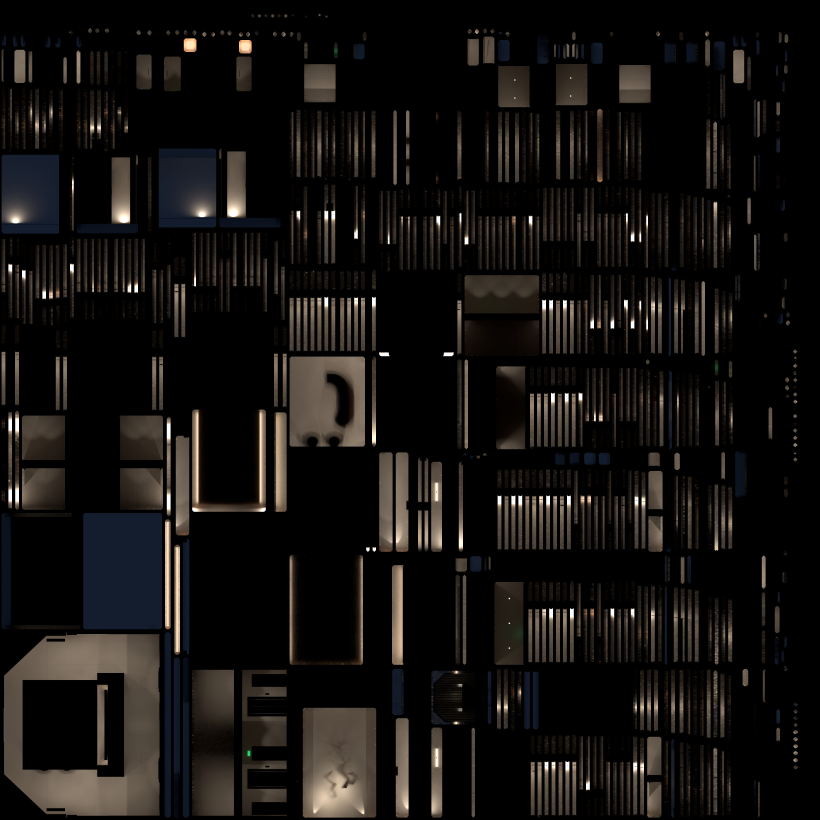
#> input picture assets/hall-lightmap.jpg, 4096 x 4096 px, given in place of hall-lightmap.png, which was not available (shown at 1/5 size)
$ python pack_images.py ../../assets/hall-lightmap-exterior-mobile.jpg ../../assets/hall-lightmap-exterior.jpg
#> lines starting #> are read from the running program, lines starting #| are printed output that depends on the picture
"""Image side of tools/hall/package.mjs: lightmaps → JPEG, reflection probe → small HDR,
GLB textures → phone-sized data URIs (assets/hall-mobile-textures.json).

Usage: python3 tools/hall/pack_images.py <bake_out_dir> <tmp_dir> <glb image files...>
"""
import base64
import io
import json
import os
import sys

import numpy as np
from PIL import Image

src, tmp, images = sys.argv[1], sys.argv[2], sys.argv[3:]


def jpeg(img, path, quality=92):
    img.convert("RGB").save(path, "JPEG", quality=quality, subsampling=0, optimize=True)
    print(path, f"{os.path.getsize(path) / 1e3:.0f} kB")


for name in ("hall-lightmap", "hall-lightmap-exterior"):
    lm = Image.open(os.path.join(src, f"{name}.png"))
#> lm is the input picture: PIL image 4096x4096 RGB; mean R, G, B 20.8, 18.4, 16.3
    jpeg(lm, f"assets/{name}.jpg")
    jpeg(lm.resize((lm.width // 2, lm.height // 2), Image.LANCZOS), f"assets/{name}-mobile.jpg", 90)
#> call 2 of jpeg, with path = 'assets/hall-lightmap-mobile.jpg', quality = 90
#> in jpeg (call 2), `img.convert("RGB").save(path, "JPEG", quality=quality, subsampling=0, ..`:
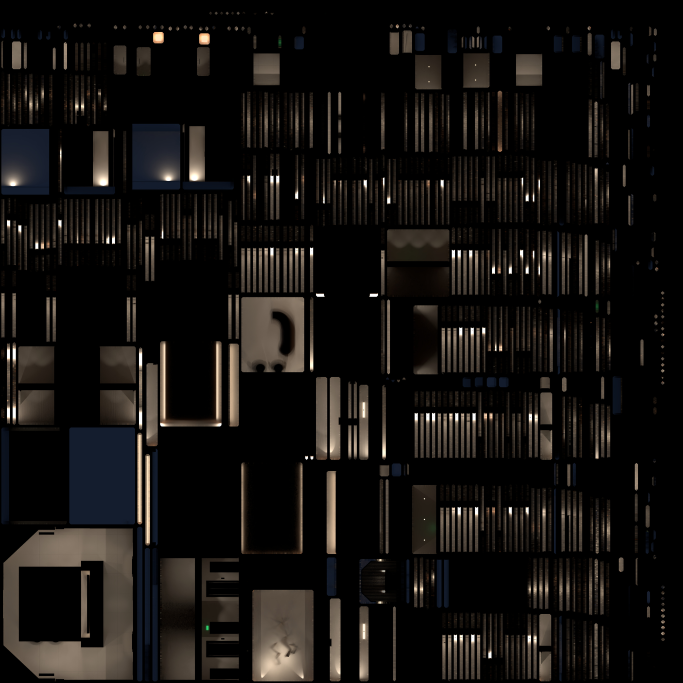
#> saved as hall-lightmap-mobile.jpg: PIL image 2048x2048 RGB (shown at 1/3 size); mean R, G, B 20.9, 18.5, 16.4
#> pass 2 of the loop `for name in ("hall-lightmap", "hall-lightmap-exterior"):`:
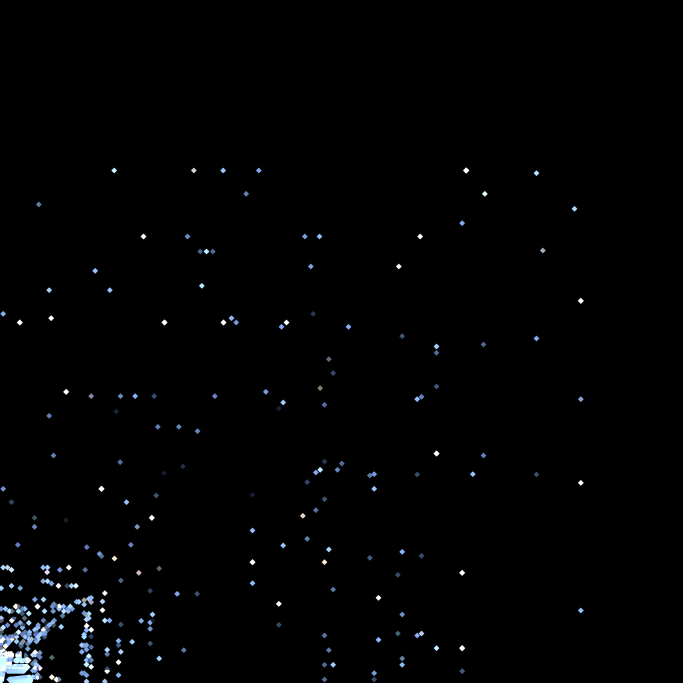
#> input picture assets/hall-lightmap-exterior.jpg, 2048 x 2048 px, given in place of hall-lightmap-exterior.png, which was not available (shown at 1/3 size)
#> lm is the input picture: PIL image 2048x2048 RGB; mean R, G, B 2, 2.3, 2.8
#> in jpeg (call 4), `img.convert("RGB").save(path, "JPEG", quality=quality, subsampling=0, ..`:
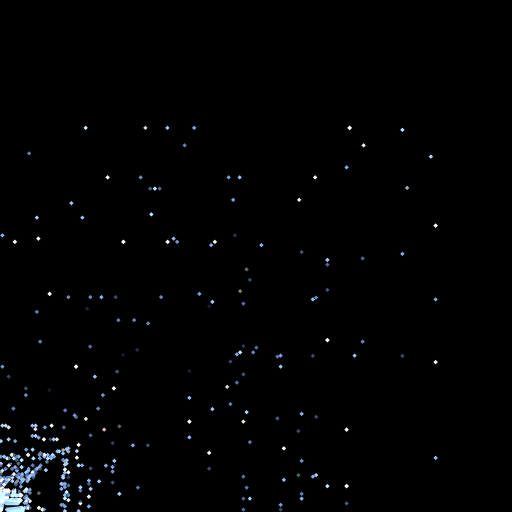
#> saved as hall-lightmap-exterior-mobile.jpg: PIL image 1024x1024 RGB (shown at 1/2 size); mean R, G, B 2, 2.4, 2.8


# --- Radiance HDR (RGBE) read / write, enough for Blender's output -------------------------
def read_hdr(path):
#> (the run stopped early here; a loop or call above may not have finished)
